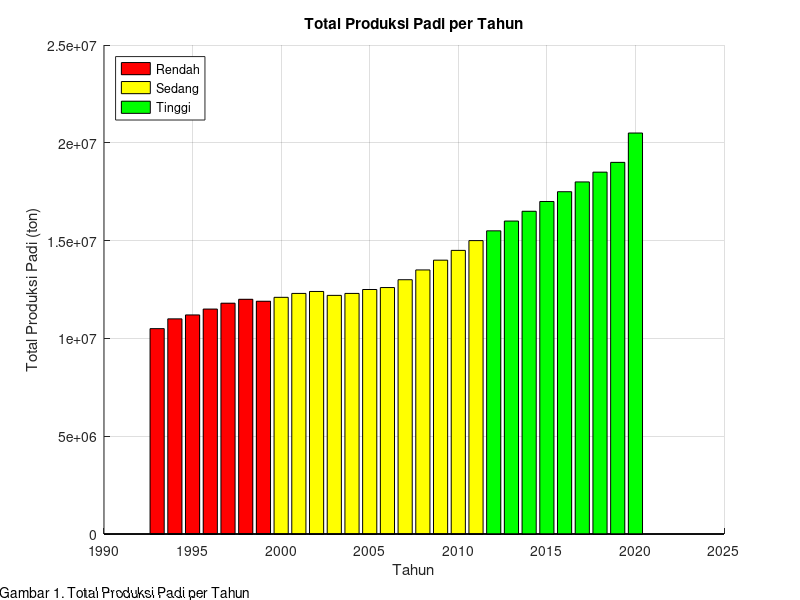

MATLAB code to generate this figure:
% Data contoh (silakan ganti dengan data produksi dari CSV kalau perlu)
tahun = 1993:2020;  
produksi = [1.05 1.10 1.12 1.15 1.18 1.20 1.19 1.21 1.23 1.24 ...
            1.22 1.23 1.25 1.26 1.30 1.35 1.40 1.45 1.50 1.55 ...
            1.60 1.65 1.70 1.75 1.80 1.85 1.90 2.05];  

produksi = produksi * 1e7;  % skala ton

% --- Kategori produksi ---
rendah = produksi;
sedang = produksi;
tinggi = produksi;

% Atur threshold kategori (misalnya)
th_rendah = 1.2e7;
th_sedang = 1.5e7;

rendah(produksi > th_rendah) = NaN;
sedang(produksi <= th_rendah | produksi > th_sedang) = NaN;
tinggi(produksi <= th_sedang) = NaN;

% --- Plot ---
figure;
hold on;

bar(tahun, rendah, 'FaceColor', 'r');   % merah
bar(tahun, sedang, 'FaceColor', 'y');   % kuning
bar(tahun, tinggi, 'FaceColor', 'g');   % hijau

hold off;

% --- Tambahan gaya ---
xlabel('Tahun');
ylabel('Total Produksi Padi (ton)');
title('Total Produksi Padi per Tahun');
legend({'Rendah','Sedang','Tinggi'}, 'Location','northwest');
grid on;

% Keterangan gambar di bawah grafik
dim = [0 0 1 0.05];
annotation('textbox', dim, 'String', 'Gambar 1. Total Produksi Padi per Tahun', ...
    'EdgeColor', 'none', 'HorizontalAlignment','center');
